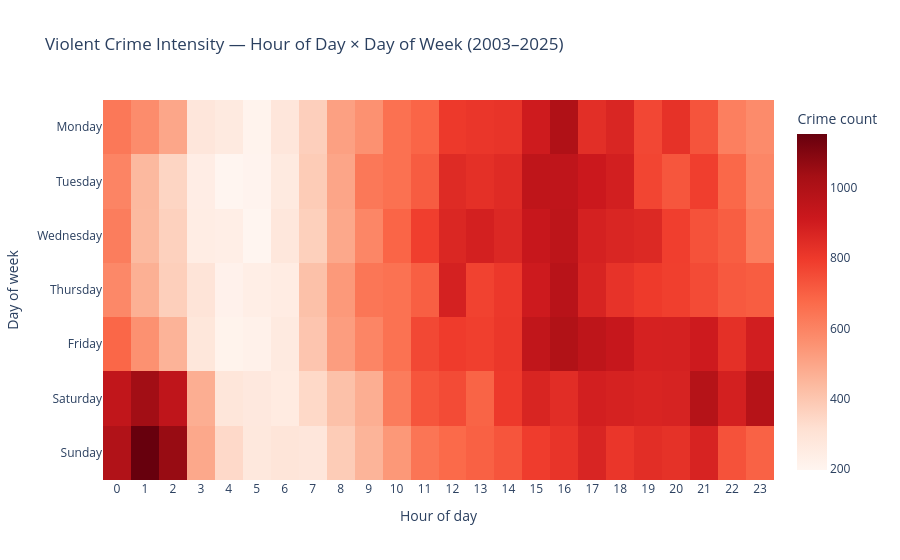

This figure's notebook cell:
### Code cell
# ============================================================
# Crime heatmap by hour and day of week
# This helps us see when violent crime is most concentrated during the week
# ============================================================

# Create a matrix with day of week as rows and hour of day as columns
crime_pivot = (
    df_crime_project
    .groupby(['day_of_week', 'hour'])
    .size()
    .unstack(fill_value=0)
    .reindex(DOW_ORDER)
)

# Plot the matrix as a heatmap
fig_hm = px.imshow(
    crime_pivot,
    title='Violent Crime Intensity — Hour of Day × Day of Week (2016-2025)',
    labels={'x': 'Hour of day', 'y': 'Day of week', 'color': 'Crime count'},
    color_continuous_scale='Reds',
    aspect='auto',
    template=TEMPLATE,
)

# Show every hour on the x-axis
fig_hm.update_layout(xaxis=dict(dtick=1))
fig_hm.show()
fig_hm.write_html('images/crime_hour_heatmap.html')

### Figure 1 — Plotly figure (JSON) as saved in the notebook; plotly's stock layout.template omitted (floating-point values rounded to 4 significant figures; data arrays with more than 128 entries replaced by an {"elided": "..."} marker saying what was removed)
{"data": [{"coloraxis": "coloraxis", "hovertemplate": "Hour of day: %{x}<br>Day of week: %{y}<br>Crime count: %{z}<extra></extra>", "name": "0", "type": "heatmap", "x": [0, 1, 2, 3, 4, 5, 6, 7, 8, 9, 10, 11, 12, 13, 14, 15, 16, 17, 18, 19, 20, 21, 22, 23], "xaxis": "x", "y": ["Monday", "Tuesday", "Wednesday", "Thursday", "Friday", "Saturday", "Sunday"], "yaxis": "y", "z": {"elided": "7x24 int values"}}], "layout": {"coloraxis": {"colorbar": {"title": {"text": "Crime count"}}, "colorscale": [[0, "rgb(255,245,240)"], [0.125, "rgb(254,224,210)"], [0.25, "rgb(252,187,161)"], [0.375, "rgb(252,146,114)"], [0.5, "rgb(251,106,74)"], [0.625, "rgb(239,59,44)"], [0.75, "rgb(203,24,29)"], [0.875, "rgb(165,15,21)"], [1, "rgb(103,0,13)"]]}, "title": {"text": "Violent Crime Intensity — Hour of Day × Day of Week (2003–2025)"}, "xaxis": {"anchor": "y", "domain": [0, 1], "dtick": 1, "title": {"text": "Hour of day"}}, "yaxis": {"anchor": "x", "autorange": "reversed", "domain": [0, 1], "title": {"text": "Day of week"}}}}
